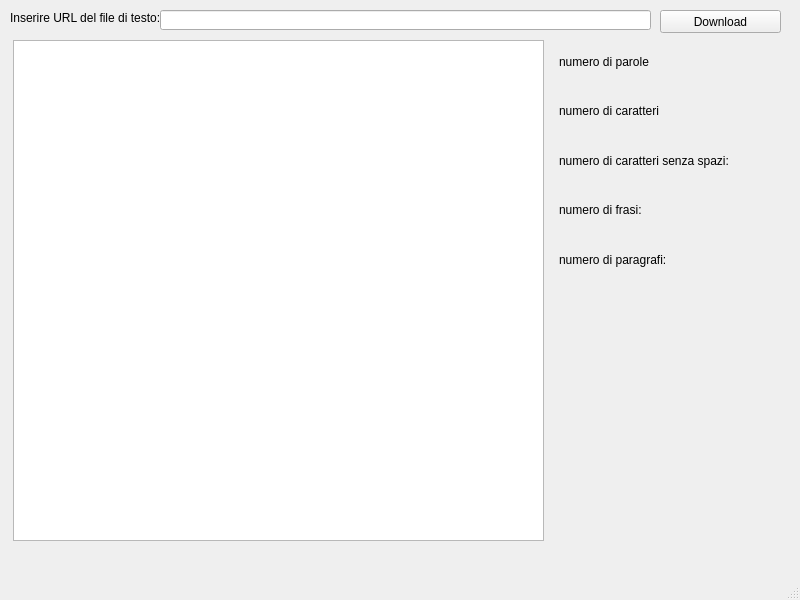
<?xml version="1.0" encoding="UTF-8"?>
<ui version="4.0">
 <class>MainWindow</class>
 <widget class="QMainWindow" name="MainWindow">
  <property name="geometry">
   <rect>
    <x>0</x>
    <y>0</y>
    <width>800</width>
    <height>600</height>
   </rect>
  </property>
  <property name="windowTitle">
   <string>WordCounter</string>
  </property>
  <widget class="QWidget" name="centralwidget">
   <widget class="QLabel" name="label">
    <property name="geometry">
     <rect>
      <x>10</x>
      <y>10</y>
      <width>151</width>
      <height>16</height>
     </rect>
    </property>
    <property name="text">
     <string>Inserire URL del file di testo:</string>
    </property>
   </widget>
   <widget class="QLineEdit" name="lineEditURL">
    <property name="geometry">
     <rect>
      <x>160</x>
      <y>10</y>
      <width>491</width>
      <height>20</height>
     </rect>
    </property>
   </widget>
   <widget class="QPushButton" name="pushButtonDownload">
    <property name="geometry">
     <rect>
      <x>660</x>
      <y>10</y>
      <width>121</width>
      <height>23</height>
     </rect>
    </property>
    <property name="text">
     <string>Download</string>
    </property>
   </widget>
   <widget class="QTextEdit" name="textEditDownloadedData">
    <property name="geometry">
     <rect>
      <x>13</x>
      <y>40</y>
      <width>531</width>
      <height>501</height>
     </rect>
    </property>
    <property name="readOnly">
     <bool>true</bool>
    </property>
   </widget>
   <widget class="QWidget" name="verticalLayoutWidget">
    <property name="geometry">
     <rect>
      <x>559</x>
      <y>40</y>
      <width>221</width>
      <height>241</height>
     </rect>
    </property>
    <layout class="QVBoxLayout" name="verticalLayout">
     <item>
      <widget class="QLabel" name="labelParole">
       <property name="text">
        <string>numero di parole</string>
       </property>
      </widget>
     </item>
     <item>
      <widget class="QLabel" name="labelCaratteri">
       <property name="text">
        <string>numero di caratteri</string>
       </property>
      </widget>
     </item>
     <item>
      <widget class="QLabel" name="labelCaratteri2">
       <property name="text">
        <string>numero di caratteri senza spazi:</string>
       </property>
      </widget>
     </item>
     <item>
      <widget class="QLabel" name="labelFrasi">
       <property name="text">
        <string>numero di frasi:</string>
       </property>
      </widget>
     </item>
     <item>
      <widget class="QLabel" name="labelParagrafi">
       <property name="text">
        <string>numero di paragrafi:</string>
       </property>
      </widget>
     </item>
    </layout>
   </widget>
  </widget>
  <widget class="QMenuBar" name="menubar">
   <property name="geometry">
    <rect>
     <x>0</x>
     <y>0</y>
     <width>800</width>
     <height>22</height>
    </rect>
   </property>
  </widget>
  <widget class="QStatusBar" name="statusbar"/>
 </widget>
 <resources/>
 <connections/>
</ui>
